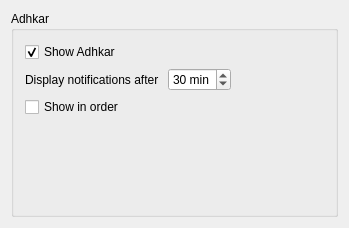
<?xml version="1.0" encoding="UTF-8"?>
<ui version="4.0">
 <class>AdhkarForm</class>
 <widget class="QWidget" name="AdhkarForm">
  <property name="geometry">
   <rect>
    <x>0</x>
    <y>0</y>
    <width>349</width>
    <height>228</height>
   </rect>
  </property>
  <property name="windowTitle">
   <string>AdhkarForm</string>
  </property>
  <layout class="QVBoxLayout" name="verticalLayout">
   <item>
    <widget class="QGroupBox" name="groupBoxAdhkar">
     <property name="title">
      <string>Adhkar</string>
     </property>
     <layout class="QGridLayout" name="gridLayout">
      <item row="1" column="0">
       <widget class="QLabel" name="label_2">
        <property name="text">
         <string>Display notifications after </string>
        </property>
       </widget>
      </item>
      <item row="0" column="0">
       <widget class="QCheckBox" name="adhkarNotifyCheckBox">
        <property name="text">
         <string>Show Adhkar</string>
        </property>
        <property name="checked">
         <bool>true</bool>
        </property>
       </widget>
      </item>
      <item row="1" column="2">
       <spacer name="horizontalSpacer_5">
        <property name="orientation">
         <enum>Qt::Horizontal</enum>
        </property>
        <property name="sizeHint" stdset="0">
         <size>
          <width>40</width>
          <height>20</height>
         </size>
        </property>
       </spacer>
      </item>
      <item row="2" column="0" colspan="2">
       <widget class="QCheckBox" name="adhkarOrderCheckBox">
        <property name="text">
         <string>Show in order</string>
        </property>
       </widget>
      </item>
      <item row="1" column="1">
       <widget class="QSpinBox" name="adhkarNotifySpinBox">
        <property name="enabled">
         <bool>true</bool>
        </property>
        <property name="sizePolicy">
         <sizepolicy hsizetype="Fixed" vsizetype="Fixed">
          <horstretch>0</horstretch>
          <verstretch>0</verstretch>
         </sizepolicy>
        </property>
        <property name="suffix">
         <string> min</string>
        </property>
        <property name="prefix">
         <string/>
        </property>
        <property name="minimum">
         <number>1</number>
        </property>
        <property name="maximum">
         <number>60</number>
        </property>
        <property name="value">
         <number>30</number>
        </property>
       </widget>
      </item>
      <item row="3" column="0">
       <spacer name="verticalSpacer">
        <property name="orientation">
         <enum>Qt::Vertical</enum>
        </property>
        <property name="sizeHint" stdset="0">
         <size>
          <width>20</width>
          <height>40</height>
         </size>
        </property>
       </spacer>
      </item>
     </layout>
    </widget>
   </item>
  </layout>
 </widget>
 <layoutdefault spacing="6" margin="11"/>
 <resources/>
 <connections/>
</ui>
